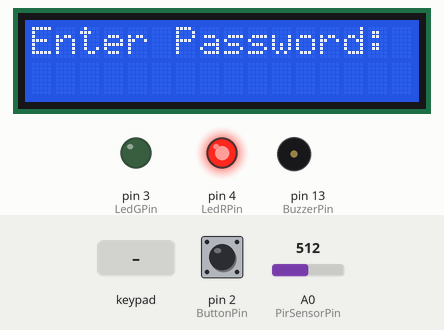
The sketch below on a simulated Arduino Uno, built with avr-gcc and run on an emulated ATmega328P. On the bench: 16×2 character LCD, output pins drawn as LEDs (lit = HIGH), buzzer (waves = sounding). Dashed ring = blinking. Inputs (shaded band) come from the test bench; at power-on: A0 (PirSensorPin) = 512, pin 2 (ButtonPin) LOW. The local clock reads 2024-03-15 10:24:30 at power-on unless the sketch sets it; what the sketch prints to the serial monitor is not drawn.

Above: at 2.2 s.
2.3 s: keypad keys 1 2 3 4 pressed 0.4 s apart
At 3.9 s:
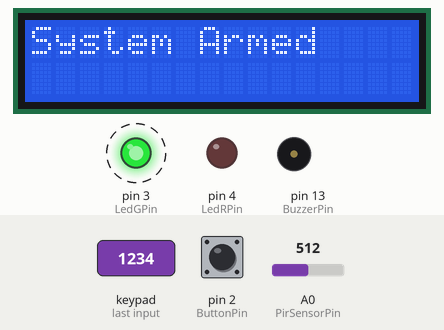
6.5 s: A0 (PirSensorPin) set to 106
9.5 s: A0 (PirSensorPin) set to 88
11.0 s: A0 (PirSensorPin) set to 110
At 12.3 s:
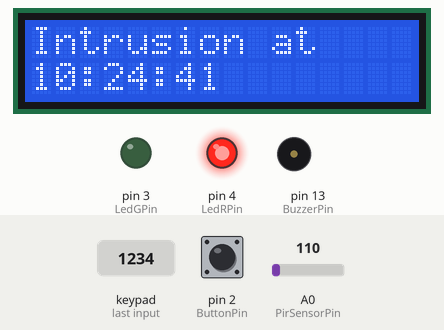
12.6 s: A0 (PirSensorPin) set to 90
At 13.6 s:
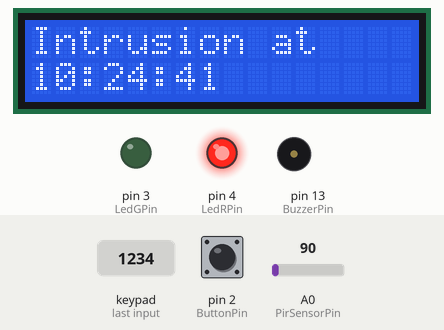
14.1 s: pin 2 (ButtonPin) pulled HIGH for 0.15 s
At 15.6 s:
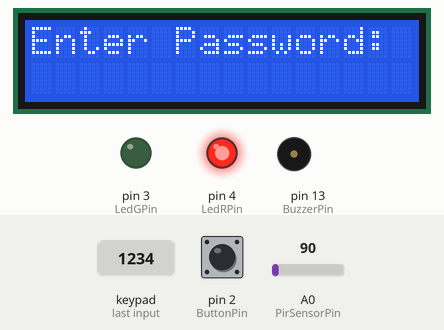
Timing chart, 0 to 17.1 s (numbered marks = the images above; inputs shaded):
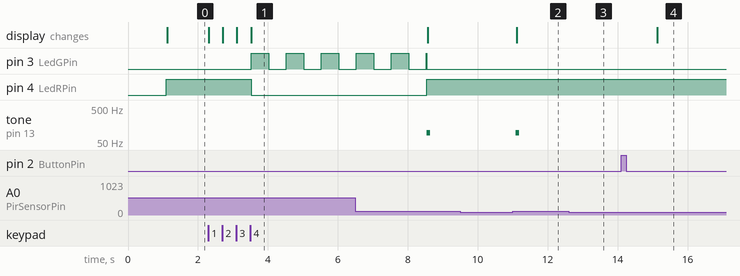

The sketch:

sketch.ino
```cpp
// Includem bibliotecile pentru LCD, RTC, si tastatura
#include <Wire.h>
#include <LiquidCrystal_I2C.h>
#include <RTClib.h>
#include <Keypad.h>

// Definim numarul de randuri si coloane pentru tastatura
const byte ROWS = 4;
const byte COLS = 4;

// Definim formatul tastaturii
char keys[ROWS][COLS] = {
  {'1','2','3','A'},
  {'4','5','6','B'},
  {'7','8','9','C'},
  {'*','0','#','D'}
};

// Conectam pinii tastaturii la Arduino
byte rowPins[ROWS] = { 5, 6, 7, 8 }; // Pinii pentru randuri
byte colPins[COLS] = { 9, 10, 11, 12 }; // Pinii pentru coloane

// Initializam tastatura
Keypad keypad = Keypad(makeKeymap(keys), rowPins, colPins, ROWS, COLS);
String enterPass = ""; // Variabila pentru stocarea parolei introduse

// Initializam ecranul LCD si RTC
LiquidCrystal_I2C lcd(0x27, 16, 2);
RTC_DS1307 rtc;

// Definim constante pentru debouncing si intarziere
#define DEBOUNCE_DELAY 200
#define HOLD_DELAY 1000

#define ButtonPin 2
#define LedGPin 3
#define LedRPin 4
#define PirSensorPin A0
#define BuzzerPin 13

// Variabile pentru gestionarea starii sistemului
bool systemArmed = false; // Starea de armare a sistemului

bool lastButtonState = HIGH; // Ultima stare a butonului pentru debouncing
bool buttonState = false; // Starea actuala a butonului
unsigned long lastButtonChangeTime = 0; // Timpul ultimei schimbari a butonului

bool passEntryStarted = false; // Indica daca introducerea parolei a inceput
bool passRequired = false; // Indica daca este necesara introducerea parolei

int pirSensorValue = 0; // Valoarea citita de la senzorul PIR

// Starile sistemului
enum SystemState { DISARMED, ARMED, INTRUSION };
SystemState currentState = DISARMED; // Starea initiala a sistemului

void setup() {
    // Configurarea pinilor pentru buton, LED-uri, senzor PIR si buzzer
    pinMode(ButtonPin, INPUT);
    pinMode(LedGPin, OUTPUT);
    pinMode(LedRPin, OUTPUT);
    pinMode(PirSensorPin, INPUT);
    pinMode(BuzzerPin, OUTPUT);

    // Initializam comunicarea seriala la 9600 bps
    Serial.begin(9600);

    // Initializam si configuram ecranul LCD
    lcd.init(); // Initializeaza LCD-ul
    lcd.backlight(); // Activeaza iluminarea din spate a LCD-ului
    lcd.clear(); // Curata ecranul LCD
    lcd.print("System Ready"); // Afiseaza un mesaj de start
    delay(1000); // Asteapta 1 secunda pentru a citi mesajul

    // Verificam daca modulul RTC este conectat si funcționeaza corect
    if (!rtc.begin()) {
        lcd.print("RTC error"); // Afiseaza un mesaj de eroare daca RTC-ul nu este conectat
        while (1); // Intra in bucla infinita daca exista o eroare RTC
    }

    if (!rtc.isrunning()) {
        lcd.print("RTC is NOT running!"); // Afiseaza un mesaj daca RTC-ul nu functioneaza
        while (1); // Intra in bucla infinita daca RTC-ul nu functioneaza
    }

    // Actualizam starea sistemului la initializare
    updateSystemState();
}

void loop() {
    // Citim starea butonului
    bool reading = digitalRead(ButtonPin);

    // Debouncing pentru buton
    if (millis() - lastButtonChangeTime > HOLD_DELAY) {

        if (reading != lastButtonState) {
            lastButtonState = reading;
            lastButtonChangeTime = millis();

            // Verificam daca butonul a fost apasat
            if (reading == LOW && !buttonState) {
                buttonState = true;

                // Solicitam introducerea parolei daca nu este deja necesara
                if (!passRequired) {
                    passEntryStarted = true;
                    passRequired = true;
                    // Afisam promptul pentru parola pe LCD
                    lcd.setCursor(0, 0);
                    lcd.print("Enter Password:");
                    lcd.setCursor(0, 1);
                    lcd.print("                ");
                    lcd.setCursor(0, 1);
                    enterPass = "";
                }
            }
            else if (reading == HIGH) {
                buttonState = false; // Resetam starea butonului
            }
        }
    }

    // Verificam senzorii
    checkSensors();

    // Procesam introducerea parolei
    if (passEntryStarted) {
        char key = keypad.getKey();

        // Citim fiecare caracter introdus
        if (key) {
            enterPass += key;
            // Afisam caracterul introdus pe LCD
            lcd.setCursor(enterPass.length() - 1, 1);
            lcd.print(key);
            Serial.print(key);

            // Verificam lungimea parolei introduse
            if (enterPass.length() == 4) {
                Serial.println();

                // Verificam daca parola introdusa este corecta
                if (enterPass == "1234") {
                    // Schimbam starea sistemului si actualizam afisajul
                    passEntryStarted = false;
                    passRequired = false;
                    systemArmed = !systemArmed;
                    updateSystemState();
                }
                else {
                    // Parola incorecta, afisam mesaj de eroare
                    lcd.clear();
                    lcd.print("Access Denied");
                    Serial.println("Access Denied");
                    delay(1000);
                    lcd.clear();
                    lcd.setCursor(0, 0);
                    lcd.print("Enter Password:");
                    lcd.setCursor(0, 1);
                    lcd.print("                ");
                    lcd.setCursor(0, 1);
                    enterPass = "";
                }
            }
        }
    }
}

void updateSystemState() {
    lcd.clear();
    if (systemArmed) {
        lcd.print("System Armed");
        currentState = ARMED;
        digitalWrite(LedRPin, LOW); // Stinge LED-ul roșu
        digitalWrite(LedGPin, HIGH); // Aprinde LED-ul verde când sistemul este armat
        Serial.println("System Armed");
        blinkGLed(); // Pâlpâirea LED-ului verde
    }
    else {
        lcd.print("System Disarmed");
        currentState = DISARMED;
        digitalWrite(LedGPin, LOW); // Stinge LED-ul verde
        digitalWrite(LedRPin, HIGH); // Aprinde LED-ul roșu când sistemul este dezarmat
        Serial.println("System Disarmed");
    }
}

// Functia pentru formatarea timpului
String formatTime(int timeValue) {
    // Adaugam un zero in fata numerelor mai mici de 10
    return timeValue < 10 ? "0" + String(timeValue) : String(timeValue);
}

// Functia pentru formatarea datei si timpului
String formatDateTime(DateTime now) {
    // Formatam si returnam data si ora in formatul "DD/MM/YYYY HH:MM:SS"
    return String(now.day()) + "/" + String(now.month()) + "/" + String(now.year()) + " " +
        formatTime(now.hour()) + ":" + formatTime(now.minute()) + ":" + formatTime(now.second());
}

// Functia pentru inregistrarea evenimentelor
void logEvent(String event) {
    DateTime now = rtc.now(); // Obtine ora si data curenta de la RTC

    // Afisam evenimentul si ora la care a avut loc pe ecranul LCD
    lcd.clear();
    lcd.print(event + " at");
    lcd.setCursor(0, 1);
    lcd.print(formatTime(now.hour()) + ":" + formatTime(now.minute()) + ":" + formatTime(now.second()));

    // Afisam aceleasi informatii pe serial monitor
    Serial.println(event + ": " + formatDateTime(now));

    delay(2000); // Afiseaza mesajul pe ecran timp de 2 secunde
}


// Functia pentru a face LED-ul verde sa palpaie
void blinkGLed() {
    // Repetam palpairea de 5 ori
    for (int i = 0; i < 5; i++) {
        digitalWrite(LedGPin, HIGH); // Aprinde LED-ul verde
        delay(500); // Mentine LED-ul aprins timp de 500 ms
        digitalWrite(LedGPin, LOW); // Stinge LED-ul verde
        delay(500); // Mentine LED-ul stins timp de 500 ms
    }
    // Dupa finalizarea palpairii, LED-ul verde este lasat aprins
    digitalWrite(LedGPin, HIGH);
}

// Functia pentru verificarea senzorilor
void checkSensors() {
    // Citim valoarea de la senzorul PIR
    pirSensorValue = analogRead(PirSensorPin);

    // Verificam daca sistemul este armat si daca senzorul PIR detecteaza miscare
    if (systemArmed && pirSensorValue >= 100) {
        lcd.clear();
        lcd.print("Intrusion detected!");
        currentState = INTRUSION; // Schimba starea sistemului la detectarea unei intruziuni
        digitalWrite(LedGPin, LOW); // Stinge LED-ul verde
        digitalWrite(LedRPin, HIGH); // Aprinde LED-ul rosu
        tone(BuzzerPin, 92, 100); // Activeaza buzzerul pentru a emite un sunet
        logEvent("Intrusion"); // Inregistreaza evenimentul de intruziune
        delay(500); // Mentine afisajul pe ecran pentru 500 ms
    }
    else {
        noTone(BuzzerPin); // Opreste buzzerul
        if (currentState != ARMED) {
            // Restabilim starea LED-urilor daca sistemul nu este in stare de alerta
            digitalWrite(LedGPin, LOW);
            digitalWrite(LedRPin, HIGH);
        }
    }
}
```

Measured:
- after the input at 2.3 s, pin 3 (LedGPin): alternates HIGH for 0.50 s and LOW for 0.50 s, starting after 1.2 s; pin 4 (LedRPin): HIGH → LOW after 1.2 s; the display: first changes at once (image 1 shows a later state)
- after the input at 9.5 s, every drawn part: stays the same
- after the input at 11.0 s, tone on pin 13 (BuzzerPin): silent → 92 Hz after 0.09 s, → silent 0.10 s later; the display: changes after 0.12 s (image 2)
- after the input at 12.6 s, tone on pin 13 (BuzzerPin): stays silent (without the input it goes to 92 Hz after 1.0 s)
- after the input at 14.1 s, the display: changes after 1.0 s (image 4)
